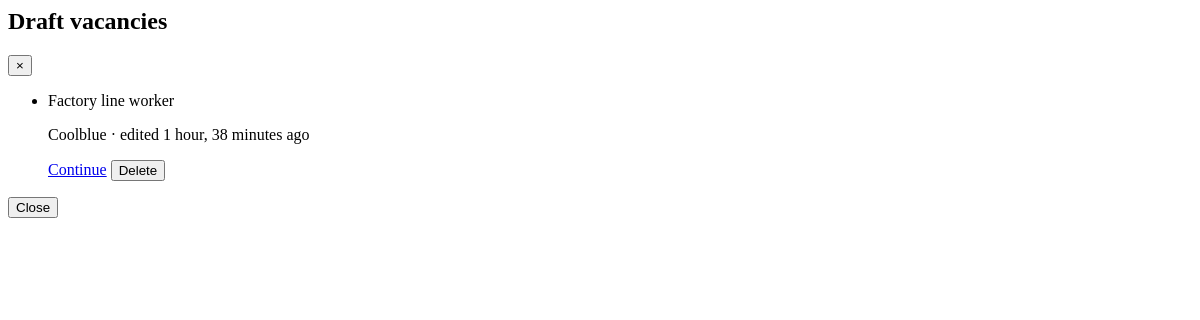
Page /clients/vacancies/drafts/ (signed in) on the earlier database version.
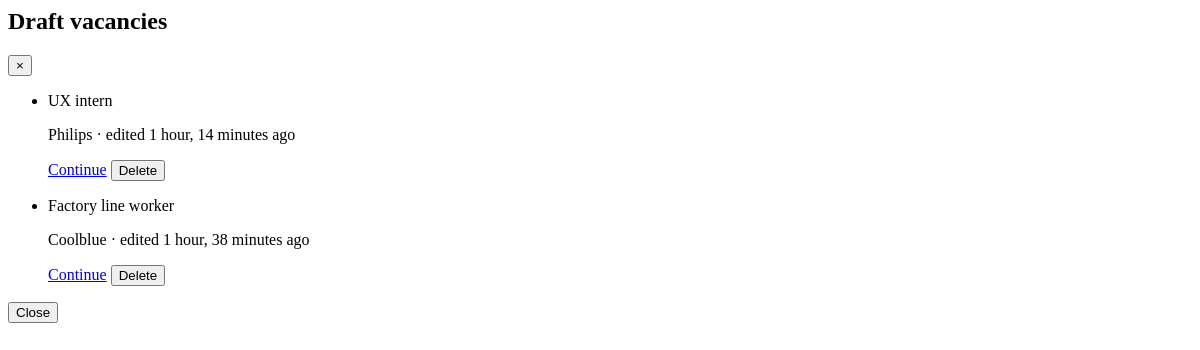
Same page on the later database version.
### clients/models.py (models this page shows, shortened)
class VacancyDraft(DraftBase):
    owner = models.ForeignKey(settings.AUTH_USER_MODEL, on_delete=models.CASCADE, related_name="vacancy_drafts")
    class Meta(DraftBase.Meta):
        verbose_name = _("vacancy draft")
        verbose_name_plural = _("vacancy drafts")
    @property
    def title(self):
        return self.data.get("title", "").strip() or str(_("Untitled draft"))
    @property
    def subtitle(self):
        client_id = str(self.data.get("client", ""))
        client = Client.objects.filter(pk=client_id).first() if client_id.isdigit() else None
        return client.name if client else ""

class Client(models.Model):
    name = models.CharField(_("name"), max_length=200)
    industry = models.CharField(_("industry"), max_length=100, blank=True)
    city = models.CharField(_("city"), max_length=100, blank=True)
    contact_name = models.CharField(_("contact name"), max_length=150, blank=True)
    contact_email = models.EmailField(_("contact email"), blank=True)
    class Meta:
        ordering = ["name"]

### core/drafts.py (the view)
    def view(request):
        drafts = getattr(request.user, drafts_attr).all()
        return render(request, "core/_drafts.html", {"drafts": drafts, **context})

### core/context_processors.py (called while the page is built)
def navigation(request):
    match = getattr(request, "resolver_match", None)
    current = match.view_name if match else ""
    return {
        "nav_items": [
            {
                "url_name": url_name,
                "label": label,
                "icon": icon,
                "active": current.startswith(prefix),
            }
            for url_name, label, icon, prefix in NAV_ITEMS
        ]
    }

def ui(request):
    return {"ui": UI}

### core/drafts.py (called while the page is built)
def draft_list_view(drafts_attr, **context):
    def view(request):
        drafts = getattr(request.user, drafts_attr).all()
        return render(request, "core/_drafts.html", {"drafts": drafts, **context})
    return view

### core/templates/core/_drafts.html (shortened to what this page needs)
{% load i18n %}
<div>
    <div class="{{ ui.modal_header }}">
        <h2 class="{{ ui.modal_title }}">{{ heading }}</h2>
        <button type="button" class="{{ ui.icon_button }}" data-modal-close aria-label="{% trans 'Close' %}">&times;</button>
    </div>
    <div class="{{ ui.modal_content }}">
        {% if drafts %}
            <ul class="divide-y divide-slate-200">
                {% for draft in drafts %}
                    <li class="flex items-center gap-3 py-2.5">
                        <div class="min-w-0 flex-1">
                            <p class="truncate font-medium">{{ draft.title }}</p>
                            <p class="truncate text-xs text-gray-500">
                                {% if draft.subtitle %}{{ draft.subtitle }} · {% endif %}
                            </p>
                        </div>
                        <a class="{{ ui.btn_primary_sm }}" href="{{ continue_url }}?draft={{ draft.pk }}">{% trans "Continue" %}</a>
                        <button type="button" class="{{ ui.btn_danger_sm }}" data-modal-url="{% url delete_url_name draft.pk %}" data-reload>{% trans "Delete" %}</button>
                    </li>
                {% endfor %}
            </ul>
        {% else %}
            <p class="text-gray-500">{{ empty_text }}</p>
        {% endif %}
    </div>
    <div class="{{ ui.modal_footer }}">
        <button type="button" class="{{ ui.btn_secondary }}" data-modal-close>{% trans "Close" %}</button>
    </div>
</div>

Differences in the rows shown:
added VacancyDraft: title "UX intern", subtitle "Philips"
